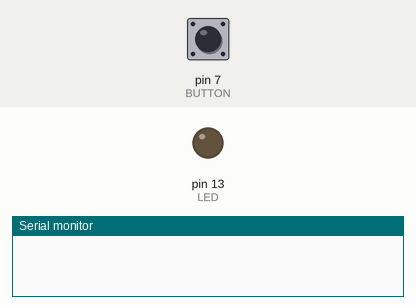
Simulated run of this sketch. Board: Arduino Uno, built with avr-gcc and run on an emulated ATmega328P. Shown: output pins drawn as LEDs (lit = HIGH), the last lines printed to the serial monitor. The inputs (shaded band) are chosen by the test bench; at power-on: pin 7 (BUTTON) LOW.

Above: at 1.2 s.
1.3 s: pin 7 (BUTTON) pulled HIGH for 0.15 s
At 2.1 s:
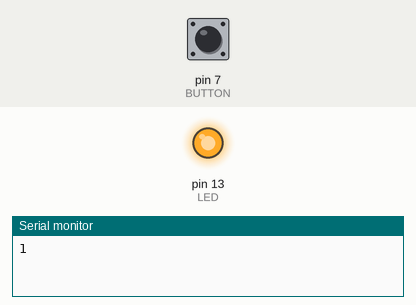
3.3 s: pin 7 (BUTTON) pulled HIGH for 1 s
At 4.8 s:
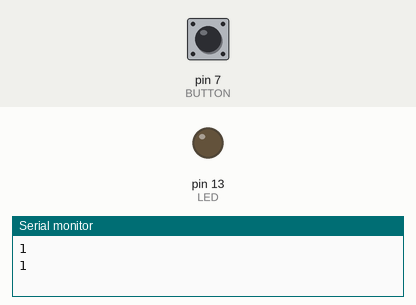
5.8 s: pin 7 (BUTTON) pulled HIGH for 3.2 s
At 6.7 s:
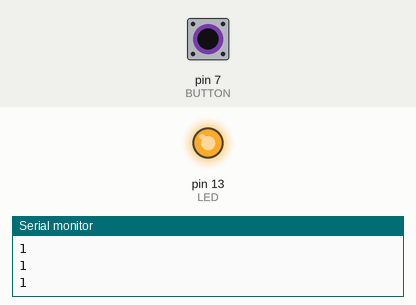
Timing chart, 0 to 8.8 s (numbered marks = the images above; inputs shaded):
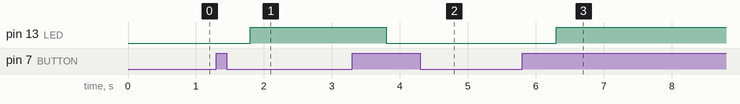

Measured:
- after the input at 1.3 s, pin 13 (LED): LOW → HIGH after 0.50 s
- after the input at 3.3 s, pin 13 (LED): HIGH → LOW after 0.50 s
- after the input at 5.8 s, pin 13 (LED): LOW → HIGH after 0.50 s

The sketch:

cycle_counter.ino
```cpp
// this program is a counter of cycle
// testing about cycle of pushing button

const int LED = 13;	// LED as button condition indicator
const int BUTTON = 7;	// BUTTON 7-pin

int val = 0;	// the value of button conditon
int old_val = 0;	// the value of button condition before it is pushed
int state = 0;		// LED state

void setup() {
	pinMode(LED, OUTPUT);	// setup the pinmode of LED
	pinMode(BUTTON, INPUT);	// setup the pinmode of BUTTON
	Serial.begin(9600);	// open a serial port at 9600 bps
}

void loop() {
	val = digitalRead(BUTTON);	// read the button's state

	//check change about val
	if ((val == HIGH) && (old_val == LOW)) {
		state = 1 - state;
		Serial.println(HIGH);
		delay(500);
	}

	old_val = val;	// set val in old_val
	if (state == 1) {
		digitalWrite(LED, HIGH);
	} else {
		digitalWrite(LED, LOW);
	}
}
```
